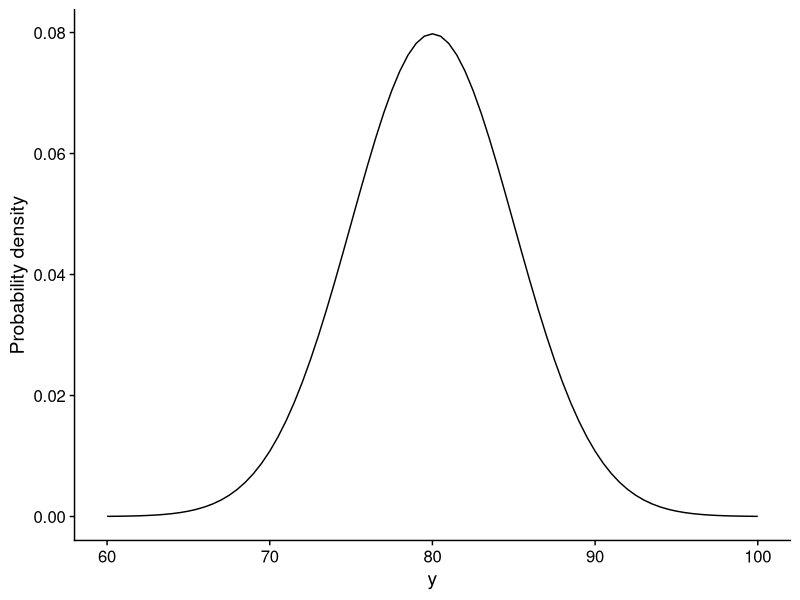

This chart was generated by the following R code:
### How to compute and draw a normal distribution in R

###############################################################################
# We will draw a density plot of a normal distribution with a mean of 80 and 
# a stadard deviation of 5 using ggplot.
###############################################################################


require(tidyverse)                          # I use the tidyverse because it
                                            # my life easier...
require(cowplot)                            # For better looking graphs ...

###############################################################################
# Set desired mean an standard deviation of the normal distribution.
###############################################################################

mu    <- 80                                 
sigma <- 5

###############################################################################
# We will draw the distribution from -4 standard deviations below the mean
# to 4 standard deviations above the mean in increments of 0.10 standard 
# deviations.
###############################################################################

z <- seq( from = -4, to = 4, by = 0.10  )

###############################################################################
# We ceonvert standard normal z scores with a mean of0 and a standard
# deviation of 1 to y scores with a mean of 80 and a standard deviation of 5.
###############################################################################

y <- mu + z * sigma

###############################################################################
# Compute the probability density function of the normal distribution with 
# a mean of 80 and a standard deviation of 5.
###############################################################################

density <- dnorm( y, mean = mu, sd = sigma )

###############################################################################
# Create a data.frame for ggplot2.
###############################################################################

df <- data.frame( y, density )

ggplot( df, aes( x = y, y=density )) +
    geom_line() +
    xlab( "y") +
    ylab( "Probability density" ) +       
    theme_cowplot()


